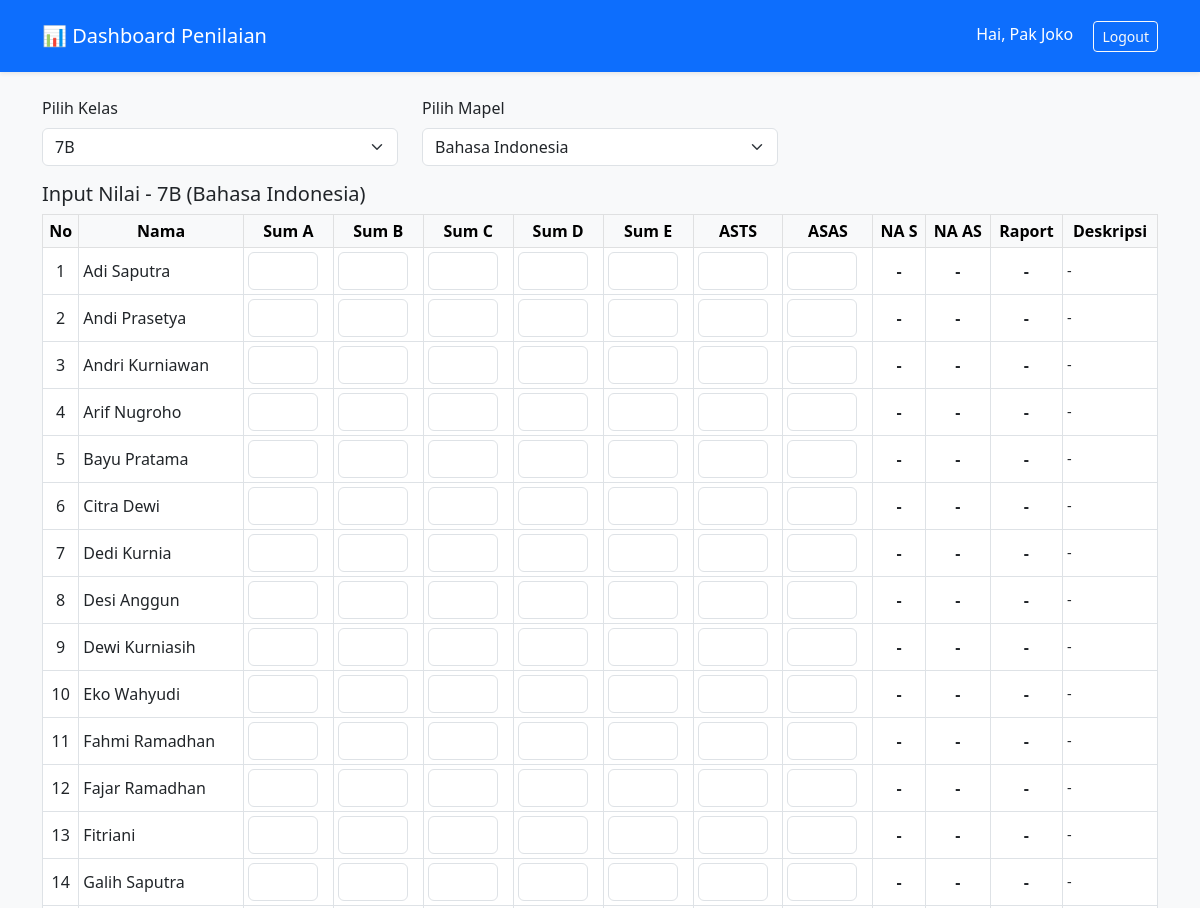
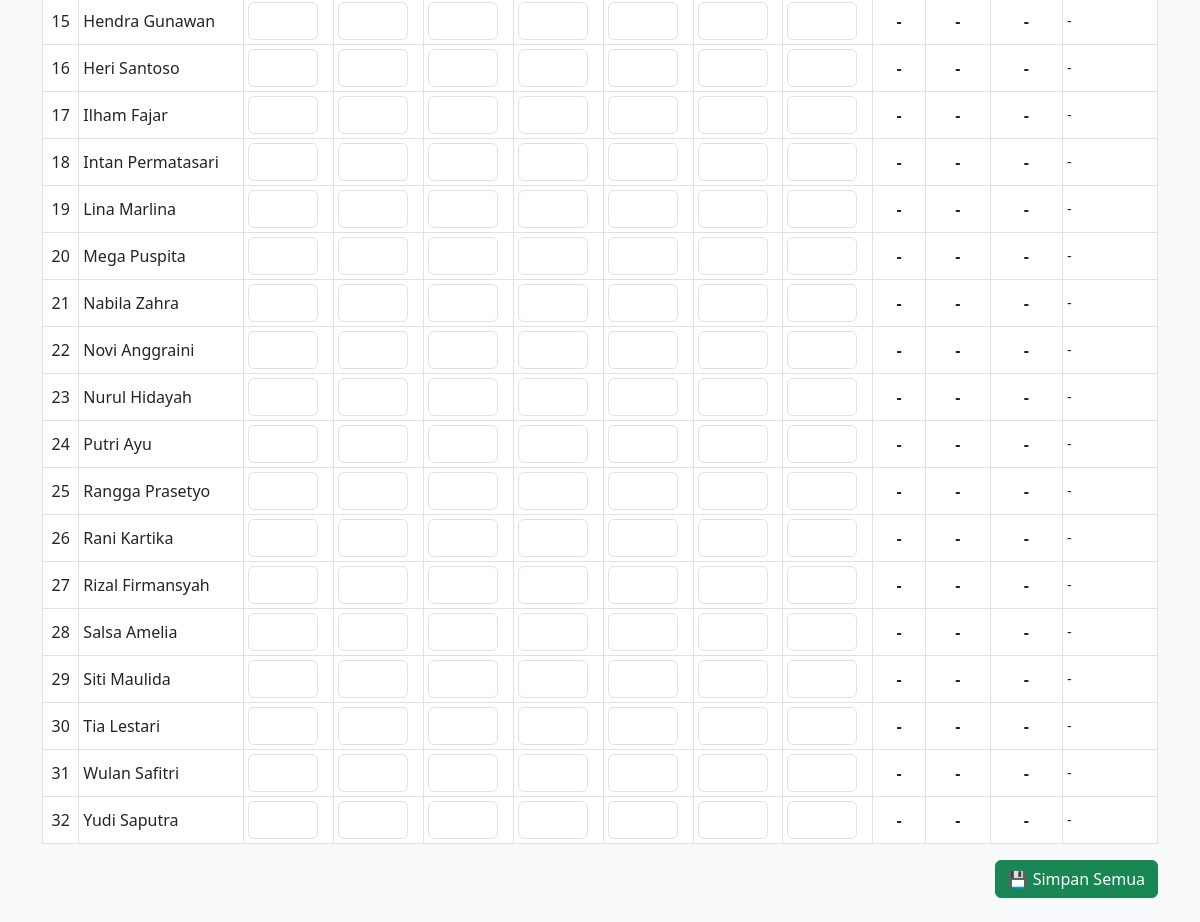
Page /direct-disclosure.page.gd/htdocs/index.php?class_id=5 (signed in) on the committed database (2 pictures, top to bottom).
### tables this page shows
CREATE TABLE `classes` (
  `id` int(11) NOT NULL,
  `name` varchar(50) NOT NULL,
  `teacher_id` int(11) DEFAULT NULL
);

CREATE TABLE `mapel` (
  `id` int(11) NOT NULL,
  `nama_mapel` varchar(100) NOT NULL
);

CREATE TABLE `students` (
  `id` int(11) NOT NULL,
  `name` varchar(100) NOT NULL,
  `class_id` int(11) DEFAULT NULL
);

### direct-disclosure.page.gd/htdocs/index.php (the view, shortened to what this page needs)
<?php
require 'config.php';
$stmt = $pdo->query("SELECT * FROM classes ORDER BY name ASC");
$classes = $stmt->fetchAll(PDO::FETCH_ASSOC);
$stmt = $pdo->query("SELECT * FROM mapel ORDER BY nama_mapel ASC");
$mapels = $stmt->fetchAll(PDO::FETCH_ASSOC);
$default_class = null;
foreach($classes as $c){
    if (strtoupper($c['name']) === "7A") {
        $default_class = $c;
        break;
    }
}
$selected_class_id = intval($_GET['class_id'] ?? $default_class['id']);
$selected_mapel_id = intval($_GET['mapel_id'] ?? 0);
if (!$selected_mapel_id && count($mapels)) $selected_mapel_id = $mapels[0]['id'];
$selected_mapel_name = "";
foreach($mapels as $m){
    if ($m['id'] == $selected_mapel_id) {
        $selected_mapel_name = $m['nama_mapel'];
        break;
    }
}
$stmt = $pdo->prepare("SELECT * FROM classes WHERE id = ?");
$stmt->execute([$selected_class_id]);
$class = $stmt->fetch(PDO::FETCH_ASSOC);
$stmt = $pdo->prepare("SELECT * FROM students WHERE class_id = ? ORDER BY name ASC");
$stmt->execute([$class['id']]);
$students = $stmt->fetchAll(PDO::FETCH_ASSOC);
$scores_stmt = $pdo->prepare("SELECT * FROM scores WHERE student_id = ? AND mapel_id = ?");
?>
<!doctype html>
<html>
<head>
  <link href="https://cdn.jsdelivr.net/npm/bootstrap@5.3.0/dist/css/bootstrap.min.css" rel="stylesheet">
</head>
<body class="bg-light">
<nav class="navbar navbar-dark bg-primary shadow-sm py-3">
  <div class="container">
    <span class="navbar-brand">📊 Dashboard Penilaian</span>
    <div>
      <span class="me-3 text-white">Hai, <?=htmlspecialchars($_SESSION['teacher_name'])?></span>
      <a href="logout.php" class="btn btn-outline-light btn-sm">Logout</a>
    </div>
  </div>
</nav>
<div class="container py-4">
  <form method="get" class="row mb-3">
    <div class="col-md-4">
      <label class="form-label">Pilih Kelas</label>
      <select name="class_id" class="form-select" onchange="this.form.submit()">
        <?php foreach($classes as $c): ?>
          <option value="<?=$c['id']?>" <?=$c['id']==$selected_class_id?"selected":""?>><?=$c['name']?></option>
        <?php endforeach; ?>
      </select>
    </div>
    <div class="col-md-4">
      <label class="form-label">Pilih Mapel</label>
      <select name="mapel_id" class="form-select" onchange="this.form.submit()">
        <?php foreach($mapels as $m): ?>
          <option value="<?=$m['id']?>" <?=$m['id']==$selected_mapel_id?"selected":""?>><?=$m['nama_mapel']?></option>
        <?php endforeach; ?>
      </select>
    </div>
  </form>
  <h5>Input Nilai - <?=$class['name']?> (<?=$selected_mapel_name?>)</h5>
  <form id="allScoresForm">
    <table class="table table-bordered table-sm bg-white">
      <thead class="table-light">
        <tr>
          <th>No</th><th>Nama</th>
          <th>Sum A</th><th>Sum B</th><th>Sum C</th><th>Sum D</th><th>Sum E</th>
          <th>ASTS</th><th>ASAS</th>
          <th>NA S</th><th>NA AS</th><th>Raport</th>
          <th>Deskripsi</th>
        </tr>
      </thead>
      <tbody>
        <?php $i=1; foreach($students as $s):
          $scores_stmt->execute([$s['id'], $selected_mapel_id]);
          $sc = $scores_stmt->fetch(PDO::FETCH_ASSOC);
        ?>
        <tr data-student="<?=$s['id']?>">
          <td><?=$i++?></td>
          <td class="text-start"><?=htmlspecialchars($s['name'])?></td>
          <?php for($k=1;$k<=5;$k++):
            $col = "sumatif_".chr(96+$k);
          ?>
          <td><input type="number" class="form-control score-input" name="<?=$col?>[<?=$s['id']?>]" value="<?=htmlspecialchars($sc[$col] ?? '')?>"></td>
          <?php endfor; ?>
          <td><input type="number" class="form-control score-input" name="asts[<?=$s['id']?>]" value="<?=htmlspecialchars($sc['asts'] ?? '')?>"></td>
          <td><input type="number" class="form-control score-input" name="asas[<?=$s['id']?>]" value="<?=htmlspecialchars($sc['asas'] ?? '')?>"></td>
          <td class="auto-cell na-s">-</td>
          <td class="auto-cell na-as">-</td>
          <td class="auto-cell raport">-</td>
          <td class="desc-cell">-</td>
        </tr>
        <?php endforeach; ?>
      </tbody>
    </table>
    <div class="text-end">
      <button type="button" id="saveAllBtn" class="btn btn-success">💾 Simpan Semua</button>
    </div>
  </form>
</div>
</body>
</html>

### direct-disclosure.page.gd/htdocs/index.php (style rules this page uses)
table th, table td { text-align:center; vertical-align:middle; }
.score-input { width:70px; }
.auto-cell { font-weight:600; color:#0d6efd; }
.desc-cell { text-align:left; font-size:0.9rem; }

### rows in the picture
classes: name "7B"
mapel: nama_mapel "Bahasa Indonesia"
students: name "Adi Saputra"
students: name "Andi Prasetya"
students: name "Andri Kurniawan"
students: name "Arif Nugroho"
students: name "Bayu Pratama"
students: name "Citra Dewi"
students: name "Dedi Kurnia"
students: name "Desi Anggun"
students: name "Dewi Kurniasih"
students: name "Eko Wahyudi"
students: name "Fahmi Ramadhan"
students: name "Fajar Ramadhan"
students: name "Fitriani"
students: name "Galih Saputra"
students: name "Hendra Gunawan"
students: name "Heri Santoso"
students: name "Ilham Fajar"
students: name "Intan Permatasari"
students: name "Lina Marlina"
students: name "Mega Puspita"
students: name "Nabila Zahra"
students: name "Novi Anggraini"
students: name "Nurul Hidayah"
students: name "Putri Ayu"
students: name "Rangga Prasetyo"
students: name "Rani Kartika"
students: name "Rizal Firmansyah"
students: name "Salsa Amelia"
students: name "Siti Maulida"
students: name "Tia Lestari"
students: name "Wulan Safitri"
students: name "Yudi Saputra"

### other values in the picture
$_SESSION['teacher_name'] "Pak Joko"
form field class_id "7B"
form field mapel_id "Bahasa Indonesia"
